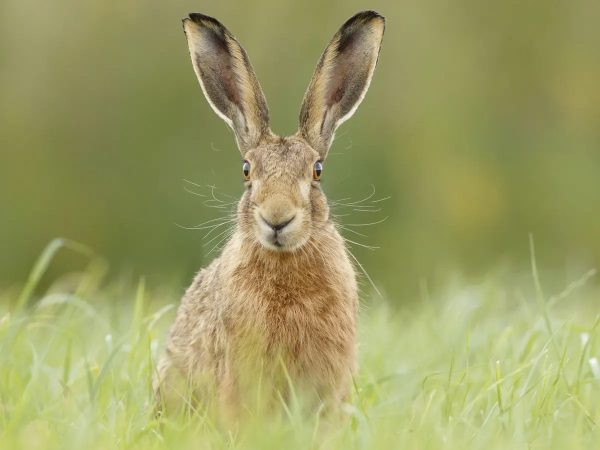
#> input picture Code/4.6.preprocess.python/hare.jpg, 1200 x 900 px (shown at 1/2 size)
$ python process.py
#> lines starting #> are read from the running program, lines starting #| are printed output that depends on the picture
import cv2 as cv

def crop_img(im, dist_shape):
    raw_shape = im.shape
    raw_height = raw_shape[0]
    raw_weight = raw_shape[1]
    dist_height = dist_shape[0]
    dist_weight = dist_shape[1]
    assert raw_height > dist_height and raw_weight > dist_weight , "input image shape must larger than dist"

    a = int(raw_height / 2 - dist_height / 2)
    b = int(raw_height / 2 + dist_height / 2)
    c = int(raw_weight / 2 - dist_weight / 2)
    d = int(raw_weight / 2 + dist_weight / 2)

    cropped_im = im[a:b, c:d]

    return cropped_im

def _processA(imagepath='hare.jpg'):
#> called with imagepath = 'hare.jpg'
    im = cv.imread(imagepath)
#> im is the input picture: shape (900, 1200, 3); mean B, G, R 100.1, 157.5, 156.5
    # 先resize到256，256
    im = cv.resize(im, (256, 256))
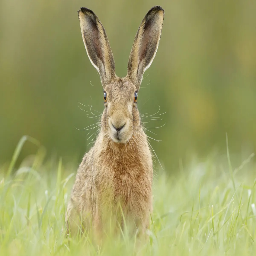
#> im: shape (256, 256, 3); mean B, G, R 100, 157.5, 156.4
    im = crop_img(im, (224,224))
#> in crop_img, `cropped_im = im[a:b, c:d]`:
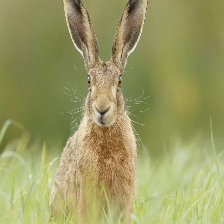
#> cropped_im: shape (224, 224, 3); mean B, G, R 99.1, 154.5, 154.5
    cv.imshow('processA', im)
    cv.waitKey(0)


def _processB(imagepath='hare.jpg'):
    im = cv.imread(imagepath)
    im = crop_img(im, (int(im.shape[0] * 0.875), int(im.shape[1] * 0.875)))
#> call 2 of crop_img, with dist_shape = (787, 1050)
#> in crop_img (call 2), `cropped_im = im[a:b, c:d]`:
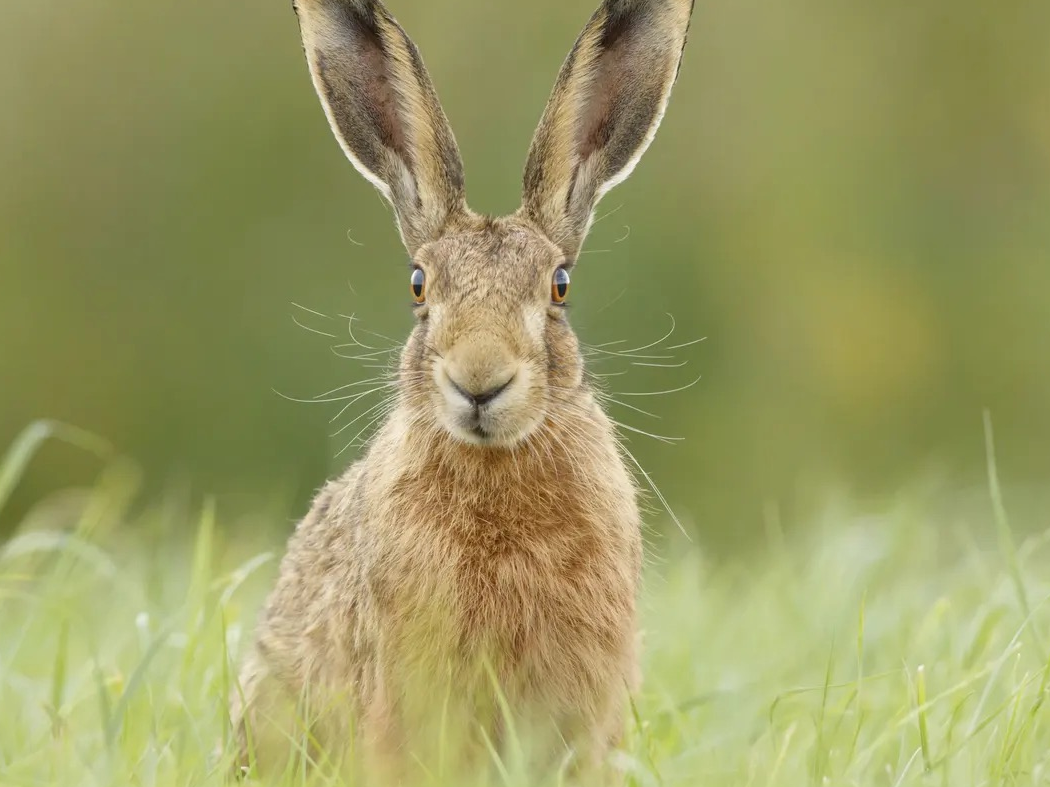
#> cropped_im: shape (787, 1050, 3); mean B, G, R 99.1, 154.5, 154.5
    im = cv.resize(im, (224,224))
#> im: shape (224, 224, 3)
    cv.imshow('processB', im)
    cv.waitKey(0)

if __name__ == '__main__':
    _processA()
    _processB()
